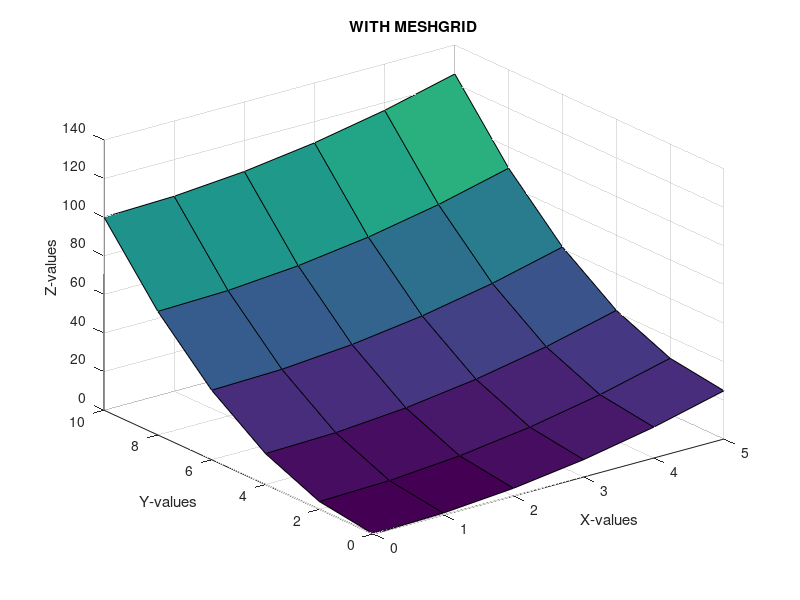

Reproduce this figure in MATLAB. (Note: this script raises an error after producing the figure.)
clear;close all;clc
fprintf(' ==========================WITH MESHGRID=============================\n')
x = 0:5;
y = 0:2:10;
[X Y] = meshgrid(x,y);
X
Y
Z = X.^2 + Y.^2;
Z
fprintf('Z(5,10) = %d \n',Z(6,6));
fprintf('Z(0,10) = %d \n',Z(1,6));
fprintf('Z(5,0) = %d \n',Z(6,1));
figure;
surf(X,Y,Z);
title('WITH MESHGRID')


xlabel('X-values');
ylabel('Y-values');
zlabel('Z-values');

fprintf('====================WITHOUT MESHGRID================(uses the function exp_fun) \n')

x = 0:5;
y = 0:2:10;
z = zeros(6,6);
for i = 1:6
  for j = 1:6
    z(i,j) = exp_fun(x(i),y(j));
  endfor
endfor

fprintf('z(5,10) = %d \n',z(6,6));
fprintf('z(0,10) = %d \n',z(1,6));
fprintf('z(5,0) = %d \n',z(6,1));

fprintf('Original z will be printed \n')
z
z = z';
figure;
surf(x,y,z)
title('WITHOUT MESHGRID')
xlabel('x-values');
ylabel('y-values');
zlabel('z-values')

%======================NOTES================================================
%In conclusion  when 